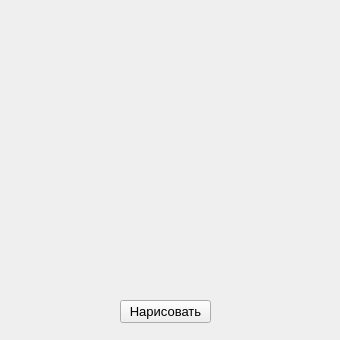
<?xml version="1.0" encoding="UTF-8"?>
<ui version="4.0">
 <class>Form</class>
 <widget class="QWidget" name="Form">
  <property name="geometry">
   <rect>
    <x>0</x>
    <y>0</y>
    <width>340</width>
    <height>340</height>
   </rect>
  </property>
  <property name="windowTitle">
   <string>Form</string>
  </property>
  <widget class="QPushButton" name="btnDraw">
   <property name="geometry">
    <rect>
     <x>120</x>
     <y>300</y>
     <width>91</width>
     <height>23</height>
    </rect>
   </property>
   <property name="font">
    <font>
     <pointsize>10</pointsize>
    </font>
   </property>
   <property name="text">
    <string>Нарисовать</string>
   </property>
  </widget>
 </widget>
 <resources/>
 <connections/>
</ui>
